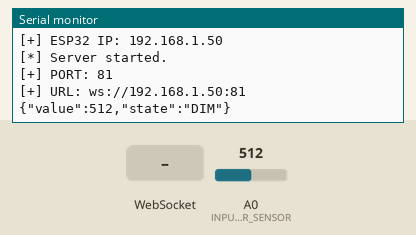
Bench run of a sketch on a simulated ESP8266 (NodeMCU). Parts: the last lines printed to the serial monitor. Inputs (shaded band) come from the test bench; at power-on: A0 (INPUT_PIN_LDR_SENSOR) = 512. WiFi joins after 1.5 s; servers stay silent unless stated.

Above: at 2.8 s.
2.9 s: A0 (INPUT_PIN_LDR_SENSOR) set to 490
At 5.2 s:
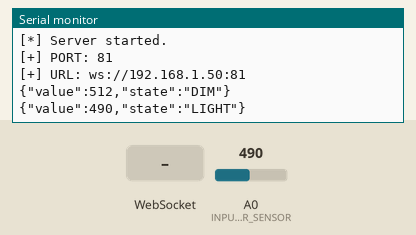
9.1 s: WebSocket text "p" received
12.1 s: WebSocket text "i" received
15.1 s: A0 (INPUT_PIN_LDR_SENSOR) set to 190
At 18.0 s:
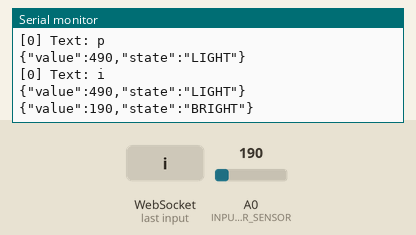

The sketch:

light.ino
```cpp
#include <ESP8266WiFi.h>
#include <WebSocketsServer.h>
#include <ArduinoJson.h>

// WIFI PARAMETERS
const char* SSID = "WIFI_SSID";
const char* PASSWORD = "WIFI_PASSWORD";

// Set your Static IP Address Settings
IPAddress local_IP(192, 168, 0, 176);
IPAddress gateway(192, 168, 0, 1);
IPAddress subnet(255, 255, 255, 0);
IPAddress primaryDNS(8, 8, 8, 8); // this is optional
IPAddress secondaryDNS(8, 8, 4, 4); // this is optional

// INPUT PINS
const int INPUT_PIN_LDR_SENSOR = A0;

// DELAYS
const int DELAY_CONNECTING_SERIAL_MS = 100; // 0.1 sec
const int DELAY_CONNECTING_WIFI_MS = 500; // 0.5 sec
const int DELAY_LOOP_MS = 3000; // 3 sec

// VARS
const int NUM_STATES = 6; // the number of states
const String states[NUM_STATES] = {"dark", "low light", "moderate light", "bright light", "very bright light", "unknown"}; // the string values for each state

// SERVER CONFIG
const int PORT = 81;
WebSocketsServer webSocket = WebSocketsServer(PORT);

void getNetworkInfo(){
  if(WiFi.status() != WL_CONNECTED) {
    return;
  }

  Serial.println("[*] Network information");
  Serial.print("[+] SSID: ");
  Serial.println(SSID);
  Serial.println("[+] BSSID: " + WiFi.BSSIDstr());
  Serial.print("[+] Gateway IP: ");
  Serial.println(WiFi.gatewayIP());
  Serial.print("[+] Subnet Mask: ");
  Serial.println(WiFi.subnetMask());
  Serial.println((String)"[+] RSSI: " + WiFi.RSSI() + " dB");
  Serial.print("[+] ESP32 IP: ");
  Serial.println(WiFi.localIP());
  Serial.println("");
}

void setup() {
  Serial.begin(115200);
  analogReference(EXTERNAL); // set the analog reference to 3.3V
  Serial.println("Booting up... give me a second, initializing");
  delay(DELAY_CONNECTING_SERIAL_MS);

   // Connect to WiFi network
  Serial.println();
  Serial.println();
  Serial.print("Connecting to ");
  Serial.println(SSID);
  if (!WiFi.config(local_IP, gateway, subnet, primaryDNS, secondaryDNS)) {
    Serial.println("WiFi Failed to configure");
  }
  WiFi.mode(WIFI_STA);
  WiFi.begin(SSID, PASSWORD);
  while (WiFi.status() != WL_CONNECTED) {
    delay(DELAY_CONNECTING_WIFI_MS);
    Serial.print(".");
  }
  Serial.println("");
  Serial.println("Connected to the WiFi network.");
  Serial.println("");

  // Print out network information
  getNetworkInfo();

  webSocket.begin();
  Serial.println("[*] Server started.");
  Serial.print("[+] PORT: ");
  Serial.println(PORT);

  // Print the IP address
  Serial.print("[+] URL: ");
  Serial.print("ws://");
  Serial.print(WiFi.localIP());
  Serial.print(":");
  Serial.println(PORT);

  webSocket.onEvent(webSocketEvent);
}

void loop() {
  webSocket.loop();

  // INIT DATA
  int analogValue = analogRead(INPUT_PIN_LDR_SENSOR);

  // We'll have a few threshholds, qualitatively determined
  char* state = "DARK";
  if (analogValue < 100) {
    state = "BLIND";
  } else if (analogValue < 200) {
    state = "BRIGHT";
  } else if (analogValue < 500) {
    state = "LIGHT";
  } else if (analogValue < 975) {
    state = "DIM";
  }

  // CREATE JSON
  DynamicJsonDocument doc(512);
  doc["value"] = analogValue;
  doc["state"] = state;
  String json;
  serializeJson(doc, json);

  // SEND DATA
  //if (previousSensorValue != sensorValue) {
    // LOG DATA
    Serial.println(json);
    // SEND OVER WS
    webSocket.broadcastTXT(json);
    //previousSensorValue = sensorValue;
  //}

  // DELAY LOOP
  delay(DELAY_LOOP_MS);
}

void webSocketEvent(uint8_t num, WStype_t type, uint8_t * payload, size_t length) {
  switch(type) {
    case WStype_DISCONNECTED:
      Serial.printf("[%u] Disconnected!\n", num);
      break;
    case WStype_CONNECTED:
      {
        IPAddress ip = webSocket.remoteIP(num);
        Serial.printf("[%u] Connected from %d.%d.%d.%d url: %s\n", num, ip[0], ip[1], ip[2], ip[3], payload);
      }
      break;
    case WStype_TEXT:
      Serial.printf("[%u] Text: %s\n", num, payload);
      if (payload[0] == 'p' && payload[1] == 'i' && payload[2] == 'n' && payload[3] == 'g') {
        // send the pong payload
        webSocket.sendTXT(num, "pong", 4);
      }
      break;
    case WStype_BIN:
      break;
  }
}
```

Measured:
- after the input at 2.9 s, the serial monitor: prints a new line after 1.7 s (image 1)
- after the input at 15.1 s, the serial monitor: prints a new line after 1.5 s (image 2)
